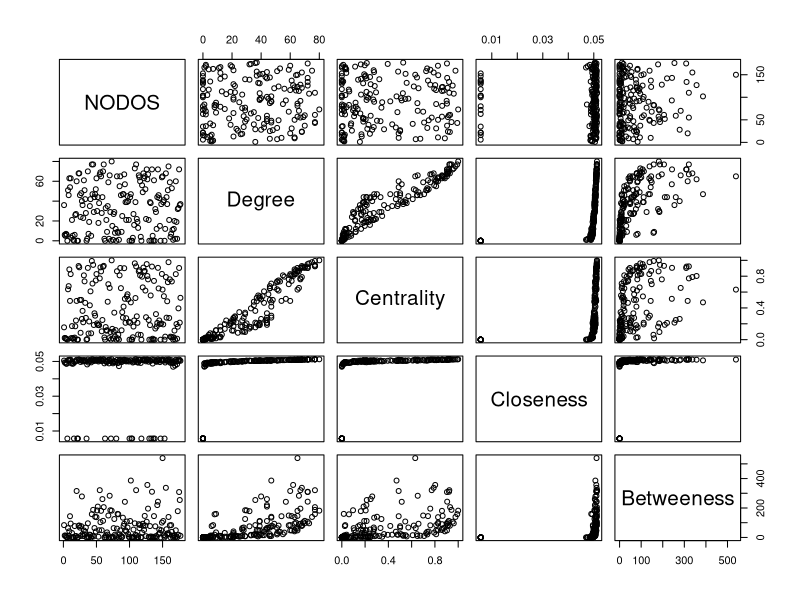
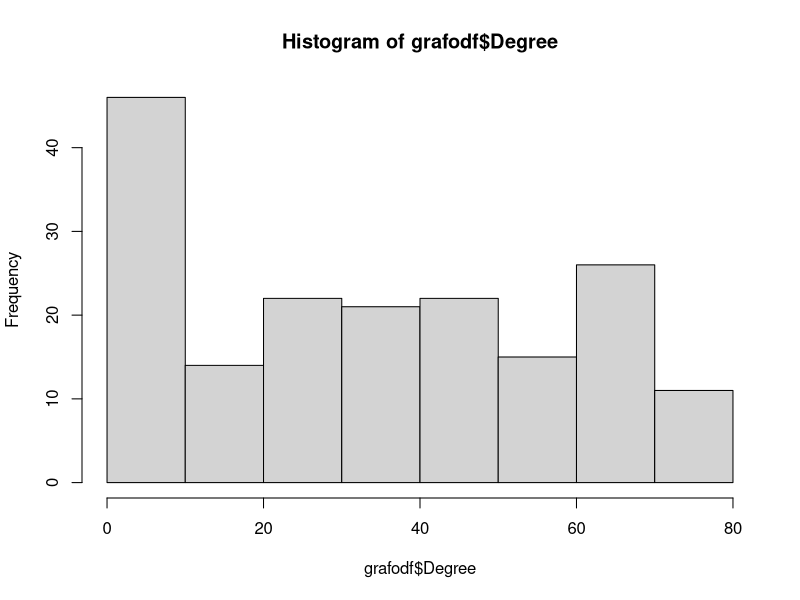
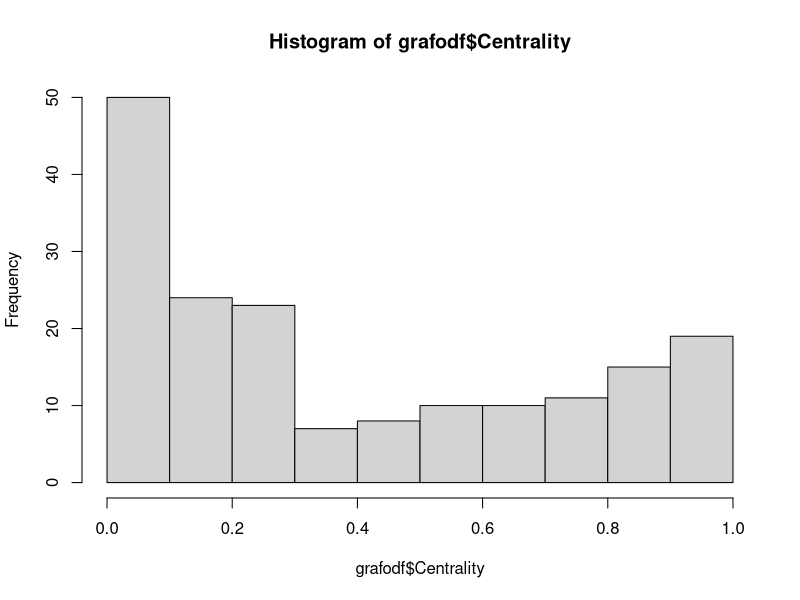
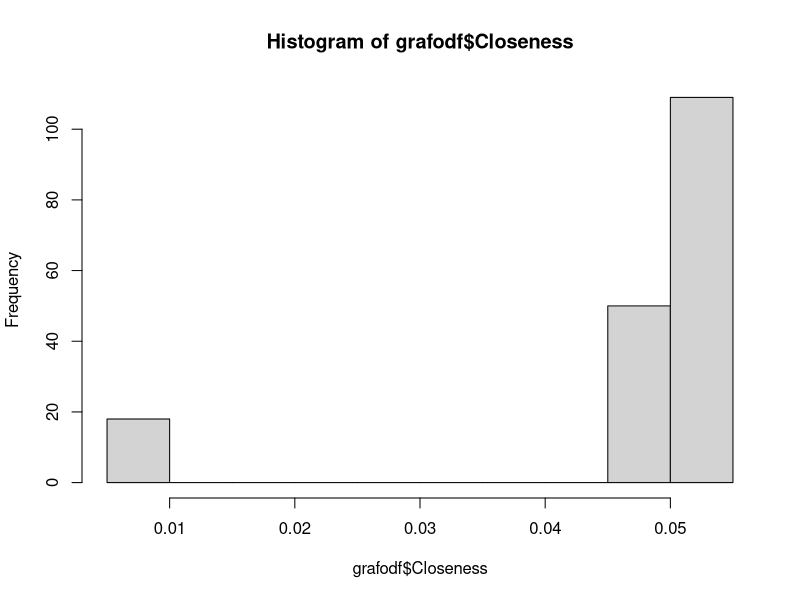
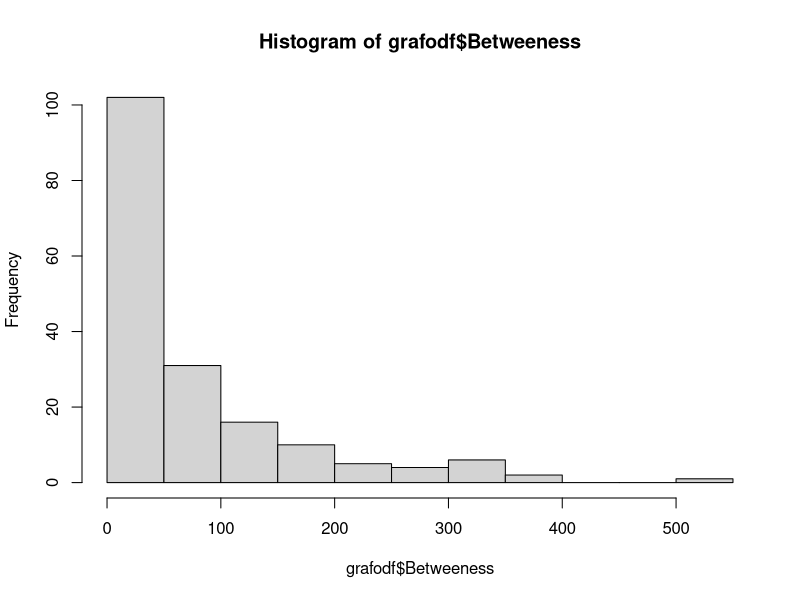

These figures' R source, in order: (Note: this script raises an error after producing the figures.)
## ---- chunk 1
#install.packages("corrplot")
library(igraph)
library(readxl)
library(corrplot)
## ---- chunk 2
grafodf <- read.table("./dataframe.txt", header = TRUE, sep = ",")
## ---- chunk 3
print(grafodf)
## ---- chunk 4
summary(grafodf)
## ---- chunk 5
plot(grafodf[, -1])
## ---- chunk 6
hist(grafodf$Degree)
hist(grafodf$Centrality)
hist(grafodf$Closeness)
hist(grafodf$Betweeness)
## ---- chunk 7
cormatrix <- cor(grafodf[,-1], method = "pearson")
print(cormatrix)
## ---- chunk 8
symnum(cormatrix, cutpoints = c(0.2, 0.4, 0.6, 0.8, 0.9, 0.95, 1),
                    symbols = c(" ", ".", ",", "+", "*", "B"),
                    abbr.colnames = TRUE)
## ---- chunk 9
corrplot(cormatrix, type = "upper", order = "hclust", 
         tl.col = "black", tl.srt = 45)
## ---- chunk 10
col<- colorRampPalette(c("blue", "white", "red"))(20)
heatmap(x = cormatrix, col = col, symm = TRUE)
